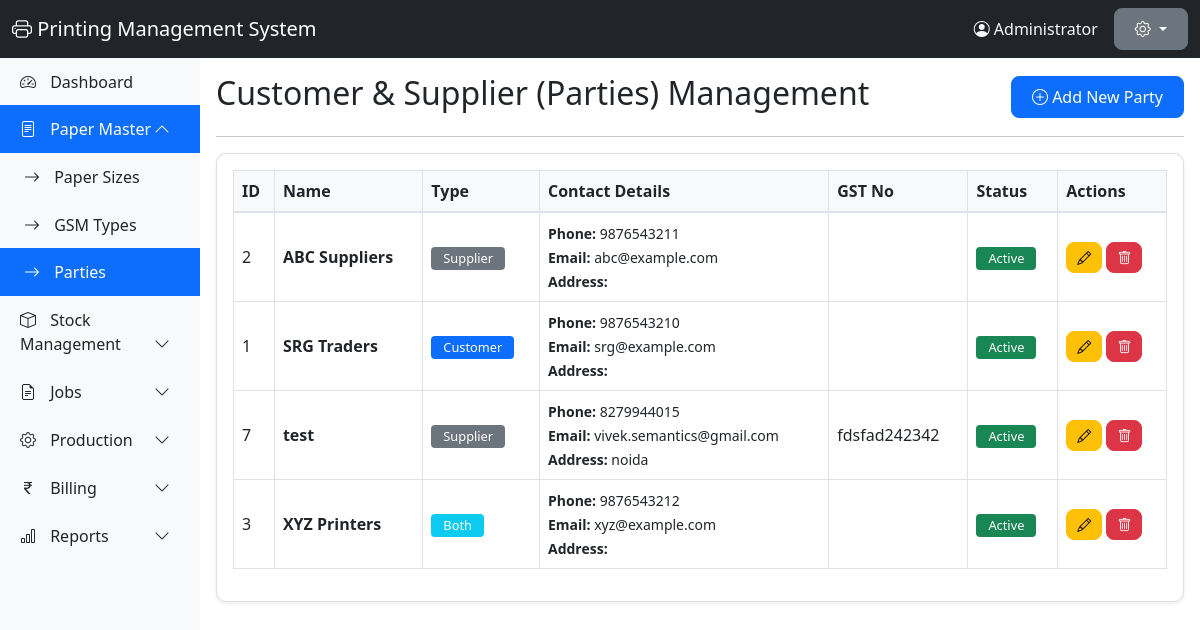
The app's page /modules/paper/parties.php (signed in) with its own data.
### tables this page shows
CREATE TABLE `parties` (
  `id` int(11) NOT NULL,
  `party_name` varchar(255) NOT NULL,
  `party_type` enum('customer','supplier','both') DEFAULT 'customer',
  `phone` varchar(20) DEFAULT NULL,
  `email` varchar(100) DEFAULT NULL,
  `address` text DEFAULT NULL,
  `gst_no` varchar(50) DEFAULT NULL,
  `is_active` tinyint(1) DEFAULT 1,
  `created_at` timestamp NOT NULL DEFAULT current_timestamp()
);

### modules/paper/parties.php (the view, shortened to what this page needs)
<?php
require_once __DIR__ . '/../../config/database.php';
$parties = $pdo->query("SELECT * FROM parties ORDER BY party_name");
?>
<!DOCTYPE html>
<html lang="en">
<head>
    <link href="https://cdn.jsdelivr.net/npm/bootstrap@5.1.3/dist/css/bootstrap.min.css" rel="stylesheet">
    <link rel="stylesheet" href="https://cdn.jsdelivr.net/npm/bootstrap-icons@1.8.1/font/bootstrap-icons.css">
</head>
<body>
    <?php include_once __DIR__ . '/../../includes/header.php'; ?>
    <?php include_once __DIR__ . '/../../includes/sidebar.php'; ?>
    <div class="d-flex justify-content-between align-items-center">
        <h2>Customer & Supplier (Parties) Management</h2>
        <button class="btn btn-primary" data-bs-toggle="modal" data-bs-target="#partyModal">
            <i class="bi bi-plus-circle"></i> Add New Party
        </button>
    </div>
    <hr>
    <div class="card">
        <div class="card-body">
            <div class="table-responsive">
                <table class="table table-bordered table-hover">
                    <thead>
                        <tr>
                            <th>ID</th>
                            <th>Name</th>
                            <th>Type</th>
                            <th>Contact Details</th>
                            <th>GST No</th>
                            <th>Status</th>
                            <th>Actions</th>
                        </tr>
                    </thead>
                    <tbody>
                        <?php if($parties->rowCount() > 0): ?>
                            <?php while($row = $parties->fetch()): ?>
                                <tr>
                                    <td><?php echo $row['id']; ?></td>
                                    <td><strong><?php echo htmlspecialchars($row['party_name']); ?></strong></td>
                                    <td>
                                        <span class="badge bg-<?php
                                            echo $row['party_type'] == 'customer' ? 'primary' :
                                                ($row['party_type'] == 'supplier' ? 'secondary' : 'info');
                                        ?>">
                                            <?php echo ucfirst($row['party_type']); ?>
                                        </span>
                                    </td>
                                    <td>
                                        <small>
                                            <strong>Phone:</strong> <?php echo htmlspecialchars($row['phone']); ?><br>
                                            <strong>Email:</strong> <?php echo htmlspecialchars($row['email']); ?><br>
                                            <strong>Address:</strong> <?php echo htmlspecialchars($row['address']); ?>
                                        </small>
                                    </td>
                                    <td><?php echo htmlspecialchars($row['gst_no']); ?></td>
                                    <td>
                                        <span class="badge bg-<?php echo $row['is_active'] ? 'success' : 'danger'; ?>">
                                            <?php echo $row['is_active'] ? 'Active' : 'Inactive'; ?>
                                        </span>
                                    </td>
                                    <td>
                                        <a href="?edit=<?php echo $row['id']; ?>" class="btn btn-sm btn-warning">
                                            <i class="bi bi-pencil"></i>
                                        </a>
                                        <a href="?delete=<?php echo $row['id']; ?>" class="btn btn-sm btn-danger" onclick="return confirm('Are you sure you want to delete this party?')">
                                            <i class="bi bi-trash"></i>
                                        </a>
                                    </td>
                                </tr>
                            <?php endwhile; ?>
                        <?php else: ?>
                            <tr>
                                <td colspan="7" class="text-center">No parties found</td>
                            </tr>
                        <?php endif; ?>
                    </tbody>
                </table>
            </div>
        </div>
    </div>
    <?php include_once __DIR__ . '/../../includes/footer.php'; ?>
</body>
</html>

### assets/css/style.css (style rules this page uses)
.card { box-shadow: 0 0.125rem 0.25rem rgba(0, 0, 0, 0.075); margin-bottom: 20px; border-radius: 10px; overflow: hidden; }
.table th { background-color: #f8f9fa; font-weight: 600; border-bottom: 2px solid #dee2e6; }
.table td { vertical-align: middle; }
.badge { padding: 5px 12px; font-weight: 500; font-size: 0.8rem; }
.btn { border-radius: 8px; padding: 8px 20px; }
.btn-sm { padding: 4px 10px; }

### records on screen
parties: id "2", party_name "ABC Suppliers", party_type "Supplier", phone "9876543211", email "abc@example.com", is_active "Active"
parties: id "1", party_name "SRG Traders", party_type "Customer", phone "9876543210", email "srg@example.com", is_active "Active"
parties: id "7", party_name "test", party_type "Supplier", phone "8279944015", email "vivek.semantics@gmail.com", address "noida", gst_no "fdsfad242342", is_active "Active"
parties: id "3", party_name "XYZ Printers", party_type "Both", phone "9876543212", email "xyz@example.com", is_active "Active"

### other values on screen
APP_NAME "Printing Management System"
$_SESSION['full_name'] "Administrator"
